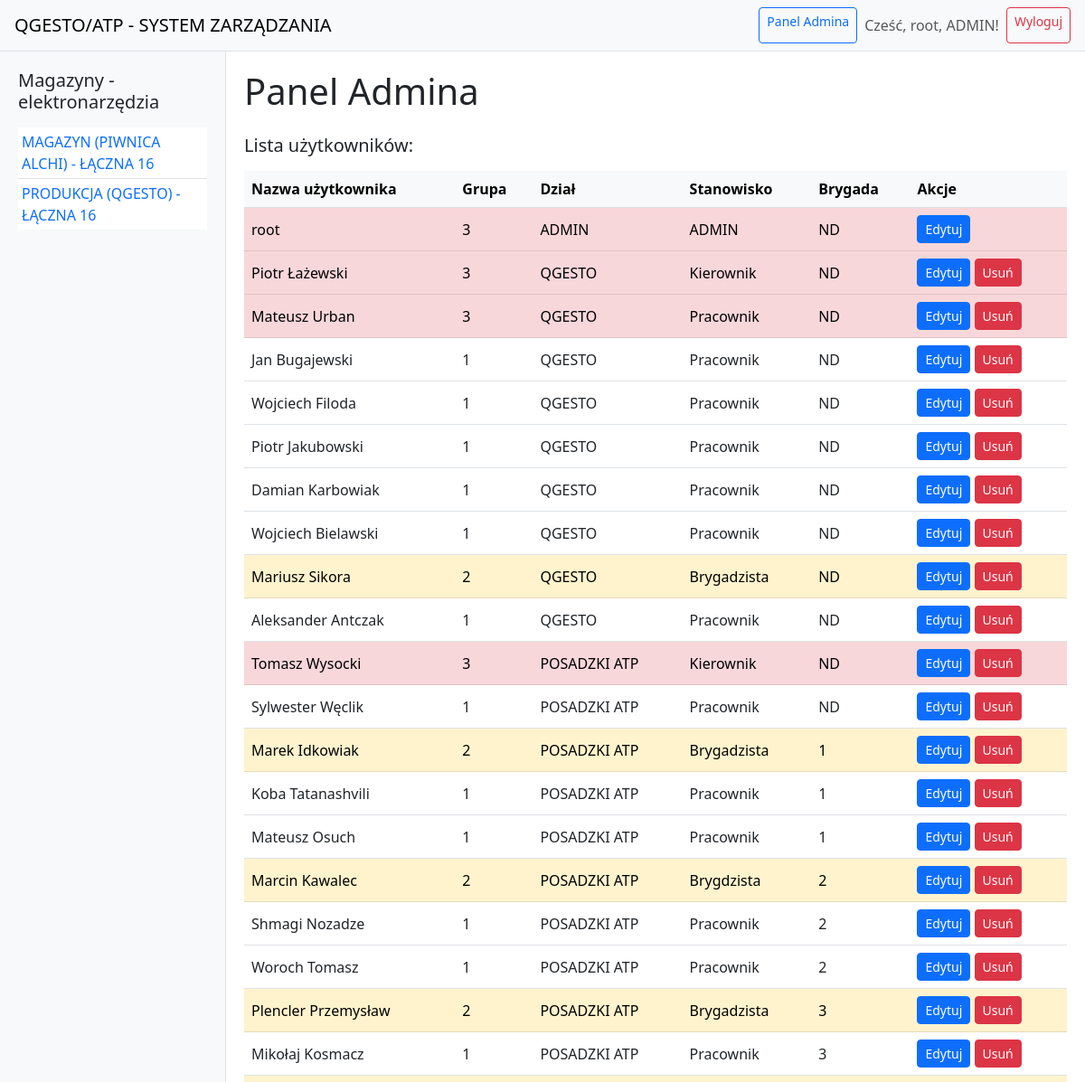
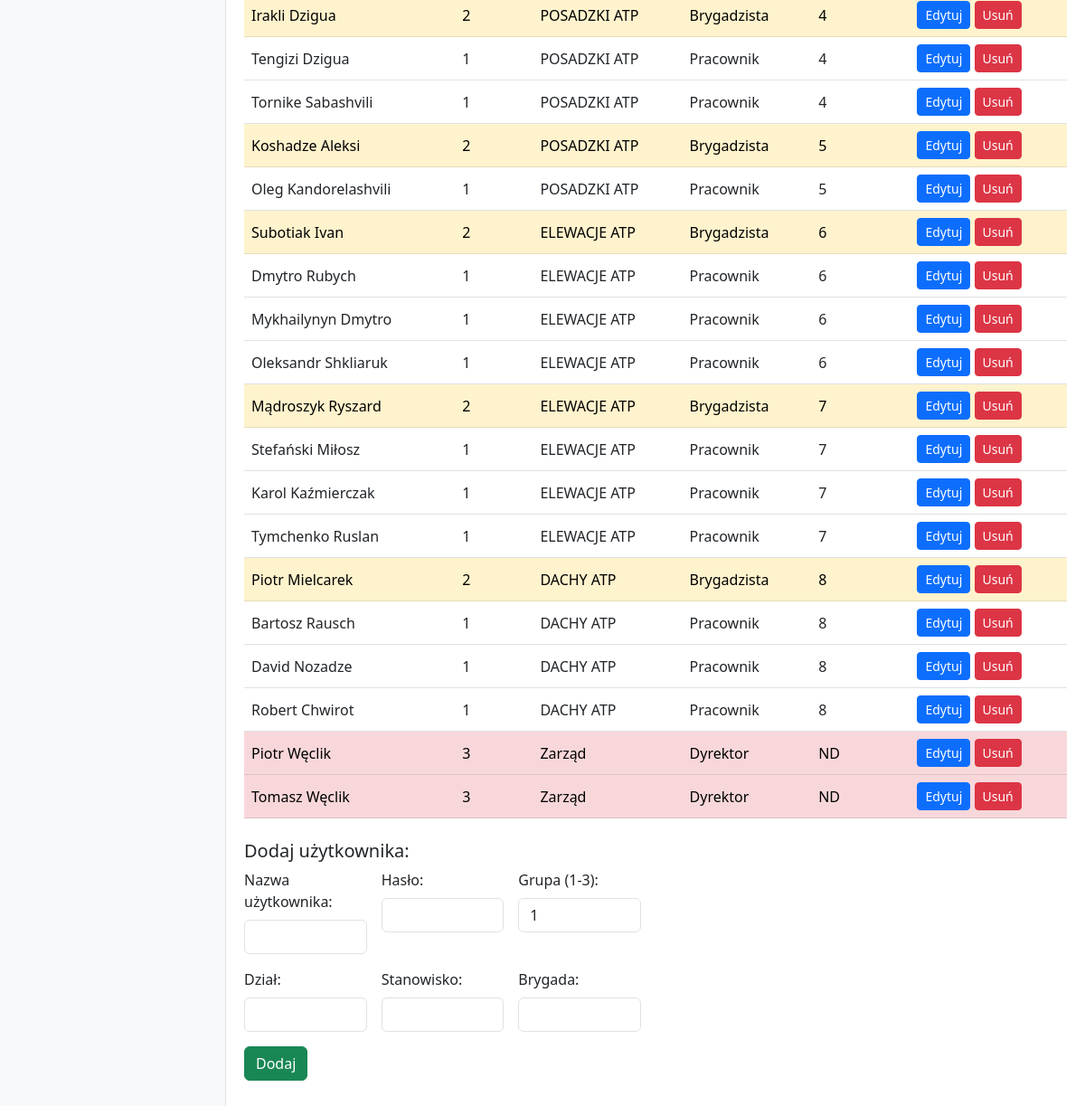
Screenshot of /admin (signed in) with the database file from the repository (2 pictures, top to bottom).
### app.py (models this page shows)
class Magazyn(db.Model):
    id = db.Column(db.Integer, primary_key=True)
    nazwa = db.Column(db.String(100), nullable=False, unique=True)
    produkty = db.relationship('Produkt', backref='magazyn', lazy=True)

class Uzytkownik(db.Model):
    id = db.Column(db.Integer, primary_key=True)
    nazwa_uzytkownika = db.Column(db.String(100), unique=True, nullable=False)
    haslo = db.Column(db.String(100), nullable=False)
    grupa = db.Column(db.Integer, nullable=False, default=1)  # 1-przeglądanie, 2-zmiana ilości, 3-full
    dzial = db.Column(db.String(100), nullable=True)  # nowa kolumna dział
    stanowisko = db.Column(db.String(100), nullable=True)  # Dodaj tę linię
    brygada = db.Column(db.String(100), nullable=True)

### app.py (the view)
@app.route('/admin')
def panel_admina():
    if session.get('username') != 'root' or session.get('grupa') != 3:
        flash('Dostęp zabroniony!', 'danger')
        return redirect(url_for('login'))
    uzytkownicy = Uzytkownik.query.all()
    return render_template('admin.html', uzytkownicy=uzytkownicy)

### app.py (called while the page is built)
@app.context_processor
def inject_magazyny():
    magazyny_all = Magazyn.query.all()
    return {'magazyny_sidebar': magazyny_all}

### templates/admin.html (shortened to what this page needs)
{% extends "base.html" %}
{% block content %}
<h1 class="mb-4">Panel Admina</h1>
<h2 class="h5 mb-3">Lista użytkowników:</h2>
<table class="table  table-hover align-middle">
    <thead class="table-light">
        <tr>
            <th>Nazwa użytkownika</th>
            <th>Grupa</th>
            <th>Dział</th>
            <th>Stanowisko</th>
            <th>Brygada</th>
            <th>Akcje</th>
        </tr>
    </thead>
    <tbody>
    {% for uzytkownik in uzytkownicy %}
        {% set row_class = '' %}
        {% if uzytkownik.grupa == 2 %}
            {% set row_class = 'table-warning' %}
        {% elif uzytkownik.grupa == 3 %}
            {% set row_class = 'table-danger' %}
        {% endif %}
        <tr class="{{ row_class }}">
            <td>{{ uzytkownik.nazwa_uzytkownika }}</td>
            <td>{{ uzytkownik.grupa }}</td>
            <td>{{ uzytkownik.dzial or 'brak' }}</td>
            <td>{{ uzytkownik.stanowisko or 'brak' }}</td>
            <td>{{ uzytkownik.brygada or 'brak' }}</td>
            <td>
                <a href="{{ url_for('edytuj_uzytkownika', uzytkownik_id=uzytkownik.id) }}" class="btn btn-sm btn-primary">Edytuj</a>
                {% if uzytkownik.nazwa_uzytkownika != 'root' %}
                <a href="{{ url_for('usun_uzytkownika', uzytkownik_id=uzytkownik.id) }}" class="btn btn-sm btn-danger" onclick="return confirm('Czy na pewno usunąć tego użytkownika?')">Usuń</a>
                {% endif %}
            </td>
        </tr>
    {% endfor %}
    </tbody>
</table>
<h2 class="h5 mt-4">Dodaj użytkownika:</h2>
<form action="{{ url_for('dodaj_uzytkownika') }}" method="post" class="row g-3 w-50">
    <div class="col-md-4">
        <label for="nazwa_uzytkownika" class="form-label">Nazwa użytkownika:</label>
        <input type="text" id="nazwa_uzytkownika" name="nazwa_uzytkownika" class="form-control" required>
    </div>
    <div class="col-md-4">
        <label for="haslo" class="form-label">Hasło:</label>
        <input type="password" id="haslo" name="haslo" class="form-control" required>
    </div>
    <div class="col-md-4">
        <label for="grupa" class="form-label">Grupa (1-3):</label>
        <input type="number" id="grupa" name="grupa" value="1" min="1" max="3" class="form-control">
    </div>
    <div class="col-md-4">
        <label for="dzial" class="form-label">Dział:</label>
        <input type="text" id="dzial" name="dzial" class="form-control">
    </div>
    <div class="col-md-4">
        <label for="stanowisko" class="form-label">Stanowisko:</label>
        <input type="text" id="stanowisko" name="stanowisko" class="form-control">
    </div>
    <div class="col-md-4">
        <label for="brygada" class="form-label">Brygada:</label>
        <input type="text" id="brygada" name="brygada" class="form-control">
    </div>
    <div class="col-12 mt-3">
        <button type="submit" class="btn btn-success">Dodaj</button>
    </div>
</form>
{% endblock %}

### templates/base.html (shortened to what this page needs)
<!DOCTYPE html>
<html lang="en">
<head>
    <link href="https://cdn.jsdelivr.net/npm/bootstrap@5.3.0/dist/css/bootstrap.min.css" rel="stylesheet"/>
</head>
<body>
<nav class="navbar navbar-light bg-light px-3">
    <a class="navbar-brand" href="{{ url_for('index') }}">QGESTO/ATP - SYSTEM ZARZĄDZANIA</a>
    <div class="d-flex">
        {% if session.get('user_id') %}
            {% if session.get('username') == 'root' and session.get('grupa') == 3 %}
                <a href="{{ url_for('panel_admina') }}" class="btn btn-sm btn-outline-primary me-2">Panel Admina</a>
            {% endif %}
            <span class="navbar-text me-2">Cześć, {{ session.get('username') }}{% if session.get('stanowisko') %}, {{ session.get('stanowisko') }}{% endif %}!</span>
            <a href="{{ url_for('logout') }}" class="btn btn-sm btn-outline-danger" onclick="return confirm('Czy na pewno chcesz się wylogować?')">Wyloguj</a>
        {% else %}
            <a href="{{ url_for('login') }}" class="btn btn-sm btn-outline-success">Zaloguj</a>
        {% endif %}
    </div>
</nav>
<div class="layout">
    <aside class="sidebar">
        <h5 class="mb-3">Magazyny - elektronarzędzia</h5>
        {% if magazyny_sidebar and magazyny_sidebar|length > 0 %}
        <ul class="list-group list-group-flush">
            {% for mag in magazyny_sidebar %}
            <li class="list-group-item p-1"><a href="{{ url_for('magazyn', magazyn_id=mag.id) }}" class="text-decoration-none">{{ mag.nazwa }}</a></li>
            {% endfor %}
        </ul>
        {% else %}
        <p>Brak magazynów</p>
        {% endif %}
    </aside>
    <div class="container-fluid-main">
        {% block content %}{% endblock %}
    </div>
</div>
</body>
</html>

### templates/base.html (style rules this page uses)
body, html { height: 100%; margin: 0; }
.layout { display: flex; height: 100vh; overflow: hidden; }
.sidebar { width: 250px; background: #f8f9fa; padding: 20px; border-right: 1px solid #dee2e6; }
.container-fluid-main { flex: 1; overflow: auto; padding: 20px; }
.navbar { border-bottom: 1px solid #dee2e6; }

### rows the page displays
Magazyn: nazwa "MAGAZYN (PIWNICA ALCHI) - ŁĄCZNA 16"
Magazyn: nazwa "PRODUKCJA (QGESTO) - ŁĄCZNA 16"
Uzytkownik: nazwa_uzytkownika "root", grupa "3", dzial "ADMIN", stanowisko "ADMIN", brygada "ND"
Uzytkownik: nazwa_uzytkownika "Piotr Łażewski", grupa "3", dzial "QGESTO", stanowisko "Kierownik", brygada "ND"
Uzytkownik: nazwa_uzytkownika "Mateusz Urban", grupa "3", dzial "QGESTO", stanowisko "Pracownik", brygada "ND"
Uzytkownik: nazwa_uzytkownika "Jan Bugajewski", grupa "1", dzial "QGESTO", stanowisko "Pracownik", brygada "ND"
Uzytkownik: nazwa_uzytkownika "Wojciech Filoda", grupa "1", dzial "QGESTO", stanowisko "Pracownik", brygada "ND"
Uzytkownik: nazwa_uzytkownika "Piotr Jakubowski", grupa "1", dzial "QGESTO", stanowisko "Pracownik", brygada "ND"
Uzytkownik: nazwa_uzytkownika "Damian Karbowiak", grupa "1", dzial "QGESTO", stanowisko "Pracownik", brygada "ND"
Uzytkownik: nazwa_uzytkownika "Wojciech Bielawski", grupa "1", dzial "QGESTO", stanowisko "Pracownik", brygada "ND"
Uzytkownik: nazwa_uzytkownika "Mariusz Sikora", grupa "2", dzial "QGESTO", stanowisko "Brygadzista", brygada "ND"
Uzytkownik: nazwa_uzytkownika "Aleksander Antczak", grupa "1", dzial "QGESTO", stanowisko "Pracownik", brygada "ND"
Uzytkownik: nazwa_uzytkownika "Tomasz Wysocki", grupa "3", dzial "POSADZKI ATP", stanowisko "Kierownik", brygada "ND"
Uzytkownik: nazwa_uzytkownika "Sylwester Węclik", grupa "1", dzial "POSADZKI ATP", stanowisko "Pracownik", brygada "ND"
Uzytkownik: nazwa_uzytkownika "Marek Idkowiak", grupa "2", dzial "POSADZKI ATP", stanowisko "Brygadzista", brygada "1"
Uzytkownik: nazwa_uzytkownika "Koba Tatanashvili", grupa "1", dzial "POSADZKI ATP", stanowisko "Pracownik", brygada "1"
Uzytkownik: nazwa_uzytkownika "Mateusz Osuch", grupa "1", dzial "POSADZKI ATP", stanowisko "Pracownik", brygada "1"
Uzytkownik: nazwa_uzytkownika "Marcin Kawalec", grupa "2", dzial "POSADZKI ATP", stanowisko "Brygdzista", brygada "2"
Uzytkownik: nazwa_uzytkownika "Shmagi Nozadze", grupa "1", dzial "POSADZKI ATP", stanowisko "Pracownik", brygada "2"
Uzytkownik: nazwa_uzytkownika "Woroch Tomasz", grupa "1", dzial "POSADZKI ATP", stanowisko "Pracownik", brygada "2"
Uzytkownik: nazwa_uzytkownika "Plencler Przemysław", grupa "2", dzial "POSADZKI ATP", stanowisko "Brygadzista", brygada "3"
Uzytkownik: nazwa_uzytkownika "Mikołaj Kosmacz", grupa "1", dzial "POSADZKI ATP", stanowisko "Pracownik", brygada "3"
Uzytkownik: nazwa_uzytkownika "Irakli Dzigua", grupa "2", dzial "POSADZKI ATP", stanowisko "Brygadzista", brygada "4"
Uzytkownik: nazwa_uzytkownika "Tengizi Dzigua", grupa "1", dzial "POSADZKI ATP", stanowisko "Pracownik", brygada "4"
Uzytkownik: nazwa_uzytkownika "Tornike Sabashvili", grupa "1", dzial "POSADZKI ATP", stanowisko "Pracownik", brygada "4"
Uzytkownik: nazwa_uzytkownika "Koshadze Aleksi", grupa "2", dzial "POSADZKI ATP", stanowisko "Brygadzista", brygada "5"
Uzytkownik: nazwa_uzytkownika "Oleg Kandorelashvili", grupa "1", dzial "POSADZKI ATP", stanowisko "Pracownik", brygada "5"
Uzytkownik: nazwa_uzytkownika "Subotiak Ivan", grupa "2", dzial "ELEWACJE ATP", stanowisko "Brygadzista", brygada "6"
Uzytkownik: nazwa_uzytkownika "Dmytro Rubych", grupa "1", dzial "ELEWACJE ATP", stanowisko "Pracownik", brygada "6"
Uzytkownik: nazwa_uzytkownika "Mykhailynyn Dmytro", grupa "1", dzial "ELEWACJE ATP", stanowisko "Pracownik", brygada "6"
Uzytkownik: nazwa_uzytkownika "Oleksandr Shkliaruk", grupa "1", dzial "ELEWACJE ATP", stanowisko "Pracownik", brygada "6"
Uzytkownik: nazwa_uzytkownika "Mądroszyk Ryszard", grupa "2", dzial "ELEWACJE ATP", stanowisko "Brygadzista", brygada "7"
Uzytkownik: nazwa_uzytkownika "Stefański Miłosz", grupa "1", dzial "ELEWACJE ATP", stanowisko "Pracownik", brygada "7"
Uzytkownik: nazwa_uzytkownika "Karol Kaźmierczak", grupa "1", dzial "ELEWACJE ATP", stanowisko "Pracownik", brygada "7"
Uzytkownik: nazwa_uzytkownika "Tymchenko Ruslan", grupa "1", dzial "ELEWACJE ATP", stanowisko "Pracownik", brygada "7"
Uzytkownik: nazwa_uzytkownika "Piotr Mielcarek", grupa "2", dzial "DACHY ATP", stanowisko "Brygadzista", brygada "8"
Uzytkownik: nazwa_uzytkownika "Bartosz Rausch", grupa "1", dzial "DACHY ATP", stanowisko "Pracownik", brygada "8"
Uzytkownik: nazwa_uzytkownika "David Nozadze", grupa "1", dzial "DACHY ATP", stanowisko "Pracownik", brygada "8"
Uzytkownik: nazwa_uzytkownika "Robert Chwirot", grupa "1", dzial "DACHY ATP", stanowisko "Pracownik", brygada "8"
Uzytkownik: nazwa_uzytkownika "Piotr Węclik", grupa "3", dzial "Zarząd", stanowisko "Dyrektor", brygada "ND"
Uzytkownik: nazwa_uzytkownika "Tomasz Węclik", grupa "3", dzial "Zarząd", stanowisko "Dyrektor", brygada "ND"

### other values shown
{{ session.get('username') }} "root"
{{ session.get('stanowisko') }} "ADMIN"
